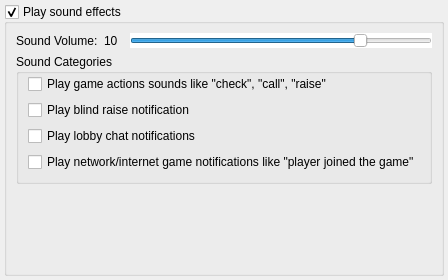
       <widget class="QWidget" name="page_sound">
        <layout class="QGridLayout">
         <property name="margin">
          <number>4</number>
         </property>
         <property name="spacing">
          <number>0</number>
         </property>
         <item row="0" column="0">
          <widget class="QGroupBox" name="groupBox_playSoundEffects">
           <property name="title">
            <string>Play sound effects</string>
           </property>
           <property name="checkable">
            <bool>true</bool>
           </property>
           <property name="checked">
            <bool>true</bool>
           </property>
           <layout class="QGridLayout">
            <item row="0" column="0">
             <layout class="QHBoxLayout">
              <property name="spacing">
               <number>6</number>
              </property>
              <property name="margin">
               <number>0</number>
              </property>
              <item>
               <widget class="QLabel" name="label_soundvol">
                <property name="text">
                 <string>Sound Volume:</string>
                </property>
               </widget>
              </item>
              <item>
               <widget class="QLabel" name="label_soundVolume">
                <property name="minimumSize">
                 <size>
                  <width>20</width>
                  <height>0</height>
                 </size>
                </property>
                <property name="text">
                 <string>10</string>
                </property>
               </widget>
              </item>
              <item>
               <widget class="QSlider" name="horizontalSlider_soundVolume">
                <property name="palette">
                 <palette>
                  <active>
                   <colorrole role="Button">
                    <brush brushstyle="SolidPattern">
                     <color alpha="255">
                      <red>255</red>
                      <green>255</green>
                      <blue>255</blue>
                     </color>
                    </brush>
                   </colorrole>
                   <colorrole role="Base">
                    <brush brushstyle="SolidPattern">
                     <color alpha="255">
                      <red>255</red>
                      <green>255</green>
                      <blue>255</blue>
                     </color>
                    </brush>
                   </colorrole>
                   <colorrole role="Window">
                    <brush brushstyle="SolidPattern">
                     <color alpha="255">
                      <red>255</red>
                      <green>255</green>
                      <blue>255</blue>
                     </color>
                    </brush>
                   </colorrole>
                  </active>
                  <inactive>
                   <colorrole role="Button">
                    <brush brushstyle="SolidPattern">
                     <color alpha="255">
                      <red>255</red>
                      <green>255</green>
                      <blue>255</blue>
                     </color>
                    </brush>
                   </colorrole>
                   <colorrole role="Base">
                    <brush brushstyle="SolidPattern">
                     <color alpha="255">
                      <red>255</red>
                      <green>255</green>
                      <blue>255</blue>
                     </color>
                    </brush>
                   </colorrole>
                   <colorrole role="Window">
                    <brush brushstyle="SolidPattern">
                     <color alpha="255">
                      <red>255</red>
                      <green>255</green>
                      <blue>255</blue>
                     </color>
                    </brush>
                   </colorrole>
                  </inactive>
                  <disabled>
                   <colorrole role="Button">
                    <brush brushstyle="SolidPattern">
                     <color alpha="255">
                      <red>255</red>
                      <green>255</green>
                      <blue>255</blue>
                     </color>
                    </brush>
                   </colorrole>
                   <colorrole role="Base">
                    <brush brushstyle="SolidPattern">
                     <color alpha="255">
                      <red>255</red>
                      <green>255</green>
                      <blue>255</blue>
                     </color>
                    </brush>
                   </colorrole>
                   <colorrole role="Window">
                    <brush brushstyle="SolidPattern">
                     <color alpha="255">
                      <red>255</red>
                      <green>255</green>
                      <blue>255</blue>
                     </color>
                    </brush>
                   </colorrole>
                  </disabled>
                 </palette>
                </property>
                <property name="styleSheet">
                 <string notr="true">background-color: rgb(255, 255, 255);</string>
                </property>
                <property name="minimum">
                 <number>1</number>
                </property>
                <property name="maximum">
                 <number>10</number>
                </property>
                <property name="value">
                 <number>8</number>
                </property>
                <property name="orientation">
                 <enum>Qt::Horizontal</enum>
                </property>
               </widget>
              </item>
             </layout>
            </item>
            <item row="1" column="0">
             <widget class="QGroupBox" name="groupBox_10">
              <property name="title">
               <string>Sound Categories </string>
              </property>
              <layout class="QGridLayout">
               <property name="topMargin">
                <number>0</number>
               </property>
               <item row="0" column="0">
                <widget class="QCheckBox" name="checkBox_playGameActions">
                 <property name="text">
                  <string>Play game actions sounds like &quot;check&quot;, &quot;call&quot;, &quot;raise&quot;</string>
                 </property>
                </widget>
               </item>
               <item row="2" column="0">
                <widget class="QCheckBox" name="checkBox_playLobbyChatNotification">
                 <property name="text">
                  <string>Play lobby chat notifications</string>
                 </property>
                </widget>
               </item>
               <item row="3" column="0">
                <widget class="QCheckBox" name="checkBox_playNetworkGameNotification">
                 <property name="text">
                  <string>Play network/internet game notifications like &quot;player joined the game&quot;</string>
                 </property>
                 <property name="tristate">
                  <bool>false</bool>
                 </property>
                </widget>
               </item>
               <item row="1" column="0">
                <widget class="QCheckBox" name="checkBox_playBlindRaiseSound">
                 <property name="text">
                  <string>Play blind raise notification</string>
                 </property>
                </widget>
               </item>
              </layout>
             </widget>
            </item>
            <item row="2" column="0">
             <spacer name="verticalSpacer_10">
              <property name="orientation">
               <enum>Qt::Vertical</enum>
              </property>
              <property name="sizeHint" stdset="0">
               <size>
                <width>20</width>
                <height>40</height>
               </size>
              </property>
             </spacer>
            </item>
            <item row="3" column="0">
             <spacer name="verticalSpacer_11">
              <property name="orientation">
               <enum>Qt::Vertical</enum>
              </property>
              <property name="sizeHint" stdset="0">
               <size>
                <width>20</width>
                <height>40</height>
               </size>
              </property>
             </spacer>
            </item>
           </layout>
          </widget>
         </item>
        </layout>
       </widget>
